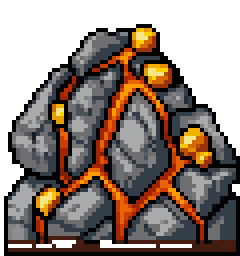
#> input picture design/pixel/resource-tiles/copper-1-outcrop.png, 60 x 64 px, given in place of sheet-2-mines.jpg, which was not available (shown 4 times larger)
$ python convert_tiles.py
#> lines starting #> are read from the running program, lines starting #| are printed output that depends on the picture
"""Turn the user's approved concept sheets into the production tile sprites (58 x 64).

The concept sheets (design/references/concept-2026-11-08/, local only, gitignored) hold 3 rows x
5 growth stages each. This script cuts every cell, removes the flat grey background and the soft
glow halo, resamples the drawing onto the 58 x 64 tile grid (one scale for every tile, so all rows
share the same pixel size), quantises it to a small palette per row, and cleans it up for the pixel
rules in DESIGN.md section 12: one ink outline, no semi-transparent pixels, no JPEG noise, few
orphan pixels, sparkles redrawn as crisp pixel crosses, and the white sticker ring outside the ink.

Each tile is anchored on its platform: the platform's centre sits on the tile's centre column and
its lowest pixel on the same baseline, so all five stages of a row line up like the old tiles did.

Usage (Python 3 with Pillow, numpy and scipy):
  py design/pixel/concept-tiles/convert_tiles.py [--refs DIR] [--out DIR] [--debug DIR]

Writes tile-{mine,tree}-<shape>-<stage>.png into --out (default: the hand-made sprite sources in
src/renderer/src/art/pixel/hand/, which scripts/art/bake-pixels.mjs copies into sprites/).

Row to sprite mapping (verified in src/data/content: mines.json, trees.json, resources.json):
  mines: orange = Copper Quarry (copper_gem, square), grey = Iron Deeps (iron_gem, hexagon),
         icy blue = Crystal Grotto (grotto_gem, drop)
  trees: round orange fruit = Oak (oak_gem, round), pentagon fruit = Ironbark (ironbark_gem,
         pentagon), star fruit = Moonwillow (moonwillow_gem, star)
"""
from __future__ import annotations

import argparse
from pathlib import Path

import numpy as np
from PIL import Image
from scipy import ndimage as ndi

ROOT = Path(__file__).resolve().parents[3]
W, H = 58, 64
INK = np.array([0x1A, 0x10, 0x20])
WHITE = np.array([255, 255, 255])
SPARK_ARM = np.array([255, 244, 186])
STAGES = 5
SHEETS = [
    ("sheet-2-mines.jpg", ["mine-square", "mine-hexagon", "mine-drop"]),
    ("sheet-3-trees.jpg", ["tree-round", "tree-pentagon", "tree-star"]),
]
# Room inside the 58 x 64 box: 1 px for the white ring on every side.
CENTRE_X = W / 2
BASELINE = H - 1
HALF_W = W / 2 - 1
TOP = 1
GLOW_SOFT, GLOW_STRONG = 10.0, 20.0  # halo strength (mean RGB shift around the drawing)
PALETTE_SIZE = 40  # per row of five stages, before per-tile pruning
INK_WEIGHT = 1.7  # keeps the 1 px ink lines through the downscale
LINE_WEIGHT, LINE_DROP = 1.5, 0.06  # same for coloured lines: Oklab L this far below the local mean
DARK = 80  # luma below this stops the glow peel (outline and deep shadow)
INK_LUMA = 40  # luma below this is the ink itself


# ---------------------------------------------------------------- colour helpers


def oklab(rgb: np.ndarray) -> np.ndarray:
    c = rgb.astype(float) / 255
    lin = np.where(c <= 0.04045, c / 12.92, ((c + 0.055) / 1.055) ** 2.4)
    m1 = np.array(
        [
            [0.4122214708, 0.5363325363, 0.0514459929],
            [0.2119034982, 0.6806995451, 0.1073969566],
            [0.0883024619, 0.2817188376, 0.6299787005],
        ]
    )
    lms = np.cbrt(lin @ m1.T)
    m2 = np.array(
        [
            [0.2104542553, 0.7936177850, -0.0040720468],
            [1.9779984951, -2.4285922050, 0.4505937099],
            [0.0259040371, 0.7827717662, -0.8086757660],
        ]
    )
    return lms @ m2.T


def luma(rgb: np.ndarray) -> np.ndarray:
    return rgb.astype(float) @ np.array([0.299, 0.587, 0.114])


def lum709(rgb: np.ndarray) -> np.ndarray:
    """The luminance pixel_check.py uses (0..1)."""
    return rgb.astype(float) @ np.array([0.2126, 0.7152, 0.0722]) / 255


# ---------------------------------------------------------------- source cells


def cell_masks(rgb: np.ndarray, dome: bool = False) -> tuple[np.ndarray, list[tuple[float, float, float]]]:
    """Foreground mask of one concept cell (drawing without background or glow) and sparkles.

    `dome`: the cell is a glowing tree whose canopy top melts into the glow; its upper third is
    closed with a round brush so the crown keeps the same dome as the stage before.
    """
    border = np.concatenate(
        [rgb[:4].reshape(-1, 3), rgb[-4:].reshape(-1, 3), rgb[:, :4].reshape(-1, 3), rgb[:, -4:].reshape(-1, 3)]
    )
    bg = np.median(border, 0)
    dist = np.sqrt(((rgb - bg) ** 2).sum(-1))
    lu = luma(rgb)
    dark = lu < DARK

    def biggest(m: np.ndarray) -> np.ndarray:
        lab, n = ndi.label(m)
        if not n:
            return m
        sizes = ndi.sum(m, lab, range(1, n + 1))
        keep = [k for k, sz in enumerate(sizes, 1) if sz >= 0.05 * sizes.max()]
        return np.isin(lab, keep)

    # 1. whatever the ink outline encloses (rock and stone that are close to the grey background)
    enclosed = biggest(ndi.binary_fill_holes(ndi.binary_closing(ndi.binary_opening(dark), iterations=2)))
    # 2. strongly coloured parts whose outline melts into a glow (the stage 4 canopy tops); the soft
    #    halo is peeled off from the outside until ink or clearly coloured pixels are reached
    vivid = biggest(ndi.binary_fill_holes(ndi.binary_closing(dark | (dist > 80), iterations=2)))
    for _ in range(14):
        edge = vivid & ~ndi.binary_erosion(vivid)
        peel = edge & ~dark & (dist < 95)
        if not peel.any():
            break
        vivid &= ~peel
    vivid = ndi.binary_opening(vivid, iterations=2)
    main = ndi.binary_fill_holes(enclosed | vivid)
    if dome:
        ys = np.nonzero(main.any(1))[0]
        cut = ys.min() + int(0.38 * (ys.max() - ys.min()))
        r = 26
        yy, xx = np.mgrid[-r : r + 1, -r : r + 1]
        disk = xx**2 + yy**2 <= r * r
        closed = ndi.binary_closing(np.pad(main, r), structure=disk)[r:-r, r:-r]
        main[:cut] |= closed[:cut]
    # sparkles: small bright crosses floating outside the drawing
    bright = (lu > 222) & ~ndi.binary_dilation(main, iterations=3)
    slab, sn = ndi.label(bright)
    sparks: list[tuple[float, float, float]] = []
    for k in range(1, sn + 1):
        ys, xs = np.nonzero(slab == k)
        if len(ys) < 10:
            continue
        sparks.append((xs.mean(), ys.mean(), max(np.ptp(xs), np.ptp(ys)) + 1))
    return main, sparks


def platform_anchor(mask: np.ndarray) -> tuple[float, float]:
    """(centre x, bottom edge y) of the floating platform: the lower part of the drawing."""
    ys, xs = np.nonzero(mask)
    bottom = ys.max() + 1
    band = ys >= bottom - 70  # the platform and what hangs under it
    return float(xs[band].min() + xs[band].max() + 1) / 2, float(bottom)


# ---------------------------------------------------------------- palette


def weighted_kmeans(x: np.ndarray, w: np.ndarray, k: int, seed: int = 7, iters: int = 40) -> np.ndarray:
    rng = np.random.default_rng(seed)
    # k-means++ seeding, weighted
    c = [x[rng.choice(len(x), p=w / w.sum())]]
    for _ in range(1, k):
        d = np.min(((x[:, None, :] - np.array(c)[None]) ** 2).sum(-1), 1) * w
        c.append(x[rng.choice(len(x), p=d / d.sum())])
    c = np.array(c)
    for _ in range(iters):
        lab = np.argmin(((x[:, None, :] - c[None]) ** 2).sum(-1), 1)
        for j in range(k):
            m = lab == j
            if m.any():
                c[j] = (x[m] * w[m, None]).sum(0) / w[m].sum()
    return c


def row_palette(pixels: np.ndarray) -> np.ndarray:
    """A shared palette (RGB) for a row's five stages; rare accents (rainbow rims) get a fair say."""
    q = (pixels // 6).astype(np.int64)
    key = q[:, 0] * 10000 + q[:, 1] * 100 + q[:, 2]
    uk, inv, cnt = np.unique(key, return_inverse=True, return_counts=True)
    mean = np.zeros((len(uk), 3))
    np.add.at(mean, inv, pixels)
    mean /= cnt[:, None]
    light = mean[luma(mean) >= INK_LUMA]
    lw = np.sqrt(cnt[luma(mean) >= INK_LUMA]).astype(float)
    cent = weighted_kmeans(oklab(light), lw, PALETTE_SIZE)
    # back to RGB: the weighted mean RGB of each cluster's members
    lab = np.argmin(((oklab(light)[:, None, :] - cent[None]) ** 2).sum(-1), 1)
    pal = []
    for j in range(PALETTE_SIZE):
        m = lab == j
        if m.any():
            pal.append((light[m] * lw[m, None]).sum(0) / lw[m].sum())
    return np.vstack([INK[None].astype(float), np.round(np.array(pal))]).clip(0, 255)


# [4 lines left out: function quantise, not called in this run]


# ---------------------------------------------------------------- resample and clean


N4 = ((1, 0), (-1, 0), (0, 1), (0, -1))
N8 = tuple((dx, dy) for dx in (-1, 0, 1) for dy in (-1, 0, 1) if dx or dy)


# [89 lines left out: functions line_weight, resample, neighbours, clean, stamp_sparks, not called in this run]


def glow_of(rgb: np.ndarray, mask: np.ndarray) -> tuple[np.ndarray, float]:
    """The concept's soft halo around a drawing: its direction from the grey (RGB) and strength."""
    border = np.concatenate(
        [rgb[:4].reshape(-1, 3), rgb[-4:].reshape(-1, 3), rgb[:, :4].reshape(-1, 3), rgb[:, -4:].reshape(-1, 3)]
    )
    bg = np.median(border, 0)
    band = ndi.binary_dilation(mask, iterations=12) & ~ndi.binary_dilation(mask, iterations=3)
    band &= luma(rgb) < 215  # not the sparkles
    dev = rgb[band].mean(0) - bg
    return np.clip(bg + dev * 5, 0, 255), float(np.linalg.norm(dev))


def near4(m: np.ndarray) -> np.ndarray:
    pad = np.pad(m, 1, constant_values=False)
    return pad[:-2, 1:-1] | pad[2:, 1:-1] | pad[1:-1, :-2] | pad[1:-1, 2:]


# [24 lines left out: function ring, not called in this run]


# ---------------------------------------------------------------- main


def main() -> None:
    ap = argparse.ArgumentParser(description=__doc__, formatter_class=argparse.RawDescriptionHelpFormatter)
    ap.add_argument("--refs", default=str(ROOT / "design/references/concept-2026-11-08"))
    ap.add_argument("--out", default=str(ROOT / "src/renderer/src/art/pixel/hand"))
    ap.add_argument("--debug", help="also write the source masks here")
    ap.add_argument("--no-ring", action="store_true", help="leave out the white sticker ring")
    a = ap.parse_args()
    out = Path(a.out)
    out.mkdir(parents=True, exist_ok=True)

    cells = {}  # (row name, stage) -> (rgb, mask, sparks, anchor)
    for sheet, rows in SHEETS:
        img = np.array(Image.open(Path(a.refs) / sheet).convert("RGB")).astype(float)
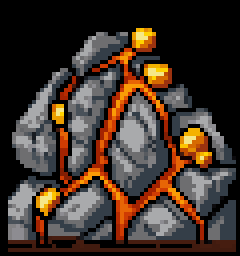
#> img: shape (64, 60, 3) float64 (shown 4 times larger); mean R, G, B 65, 50.9, 41.8
        sh, sw = img.shape[:2]
#> sh = 64; sw = 60
        for r, name in enumerate(rows):
            for c in range(STAGES):
                x0, x1 = round(c * sw / STAGES), round((c + 1) * sw / STAGES)
                y0, y1 = round(r * sh / 3), round((r + 1) * sh / 3)
                rgb = img[y0:y1, x0:x1]
                mask, sparks = cell_masks(rgb, dome=name.startswith("tree") and c == STAGES - 1)
                glow, strength = glow_of(rgb, mask)
                level = 2 if strength >= GLOW_STRONG else 1 if strength >= GLOW_SOFT else 0
                cells[name, c] = (rgb, mask, sparks, platform_anchor(mask), glow, level)
                print(f"  {name}-{c}: halo {strength:.1f}" + (" (glow)" if level else ""))
                if a.debug:
                    Path(a.debug).mkdir(parents=True, exist_ok=True)
                    dbg = rgb.copy()
                    dbg[~mask] = dbg[~mask] * 0.25 + np.array([255, 0, 255]) * 0.75
                    Image.fromarray(dbg.astype(np.uint8)).save(Path(a.debug) / f"mask-{name}-{c}.png")
#> after the loop, cells = 15 items
#> pass 2 of the loop in main, `for sheet, rows in SHEETS:`:
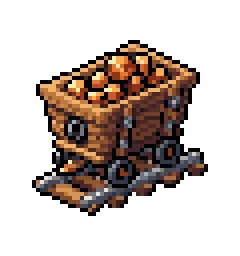
#> input picture design/pixel/resource-tiles/copper-2-cart.png, 60 x 64 px, given in place of sheet-3-trees.jpg, which was not available (shown 4 times larger)
#> in main, `img = np.array(Image.open(Path(a.refs) / sheet).convert("RGB")).astype..`:
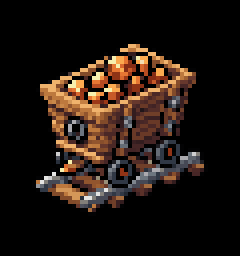
#> img: shape (64, 60, 3) float64 (shown 4 times larger); mean R, G, B 32.7, 22.2, 16.2
#> the loop in main, `for r, name in enumerate(rows):` made 3 passes
#> after the loop in main, `for r, name in enumerate(rows):`: cells = 30 items

    # one scale for every tile: the largest drawing must fit the box around its anchor
    s = np.inf
#> s = inf
    for (_, _), (_, mask, sparks, (cx, bottom), _, level) in cells.items():
        ys, xs = np.nonzero(mask)
        top = min([ys.min()] + [sy - sz / 2 for _, sy, sz in sparks])
        room = 1 if level == 2 else 0  # the dithered halo needs one more pixel
        s = min(
            s,
            (HALF_W - room) / (cx - xs.min()),
            (HALF_W - room) / (xs.max() + 1 - cx),
            (BASELINE - TOP - room) / (bottom - top),
        )
#> this loop made 30 passes
#> (bottom, level, top, room, s) on passes 1 to 12: (19, 0, 2, 0, 3.65), (19, 2, 2, 1, 3.59), (19, 2, 2, 1, 3.59), (19, 2, 2, 1, 3.59), (19, 0, 2, 0, 3.59), (20, 2, 2, 1, 3.39), (20, 2, 2, 1, 3.39), (20, 2, 2, 1, 3.39), (20, 2, 2, 1, 3.39), (20, 2, 2, 1, 3.39), (19, 2, 2, 1, 3.39), (19, 2, 2, 1, 3.39)
    print(f"scale {s:.4f} source px -> tile px")
#| scale 3.3889 source px -> tile px

    for _, rows in SHEETS:
        for name in rows:
            px = np.vstack([cells[name, c][0][cells[name, c][1]] for c in range(STAGES)])
            pal = row_palette(px)
            k = len(pal)
            for c in range(STAGES):
                rgb, mask, sparks, anchor, glow, level = cells[name, c]
                g = clean(resample(quantise(rgb, pal), mask, anchor, s, k, line_weight(rgb)), pal)
                rgba = np.zeros((H, W, 4), np.uint8)
                solid = g >= 0
                rgba[solid, :3] = pal[g[solid]].astype(np.uint8)
                rgba[solid, 3] = 255
                stamp_sparks(rgba, sparks, anchor, s)
                if not a.no_ring:
                    ring(rgba, glow if level else None, level == 2)
                Image.fromarray(rgba, "RGBA").save(out / f"tile-{name}-{c}.png")
    print(f"wrote {len(cells)} tiles to {out}")


if __name__ == "__main__":
#> (the run stopped early here; a loop or call above may not have finished)
